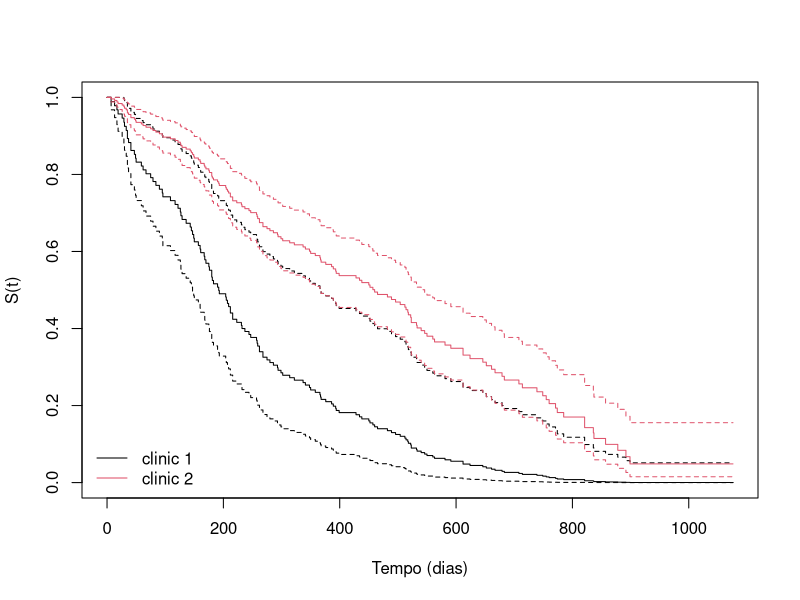
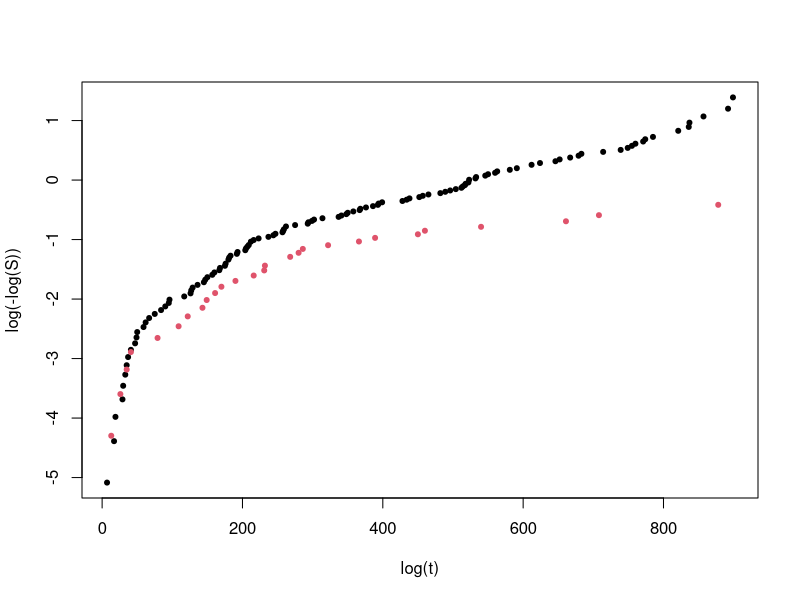
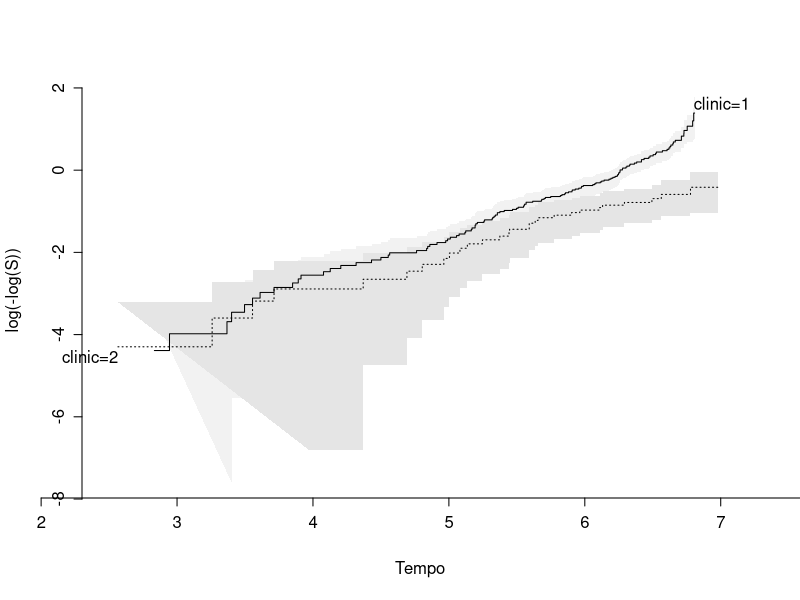
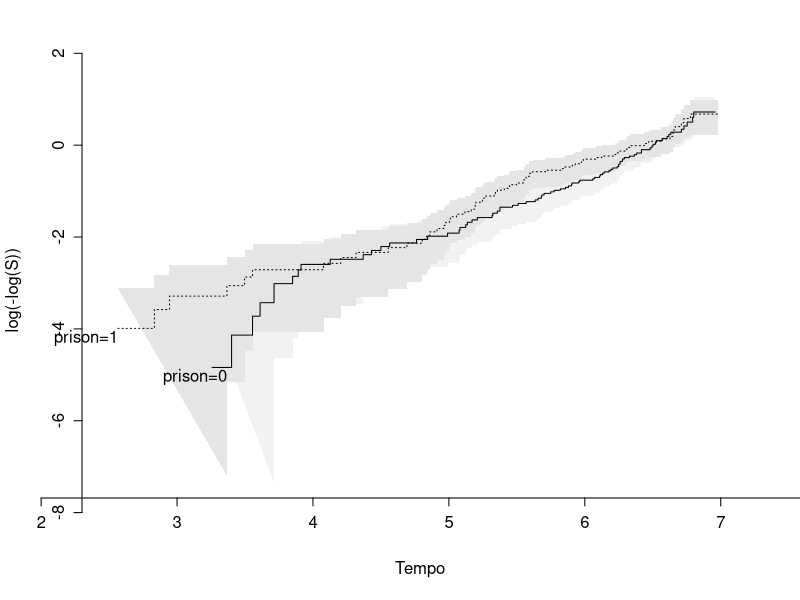
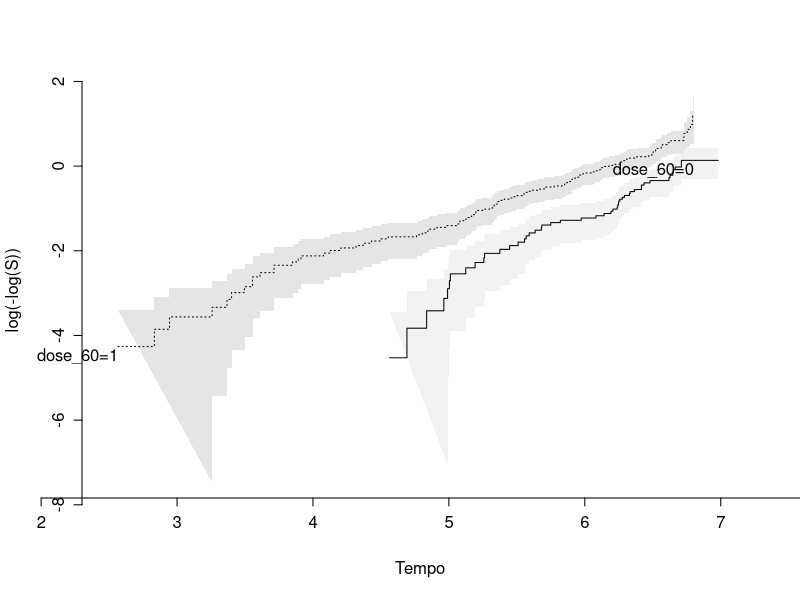
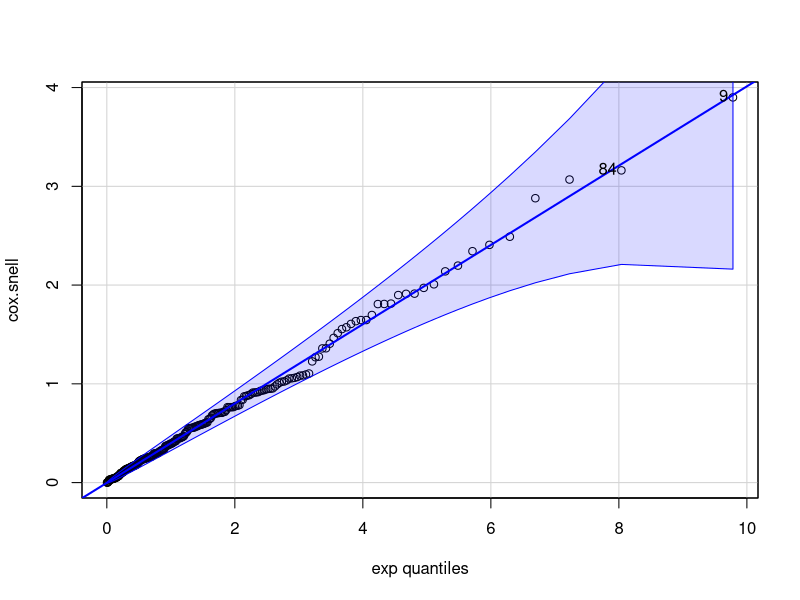
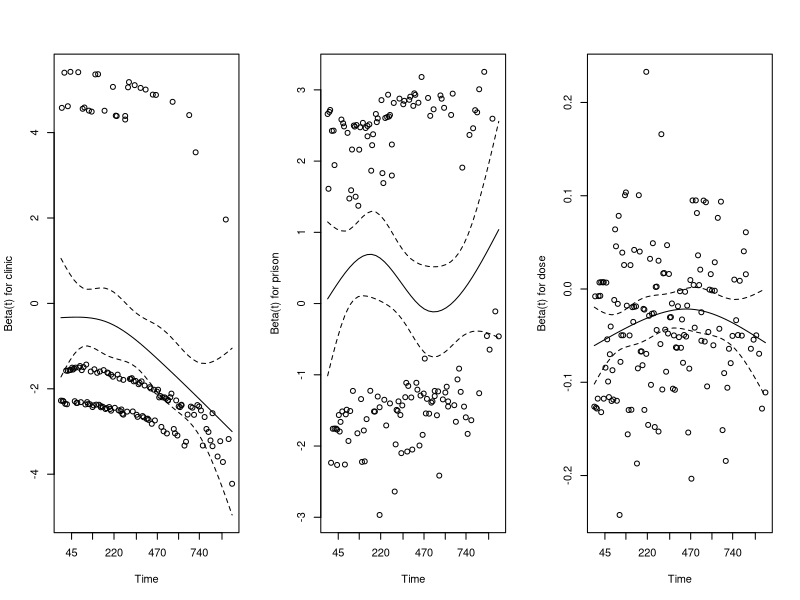

These figures' R source, in order:
## ---- chunk 1
library(survival)
library(readxl)
dados <- read_xlsx("heroina.xlsx", col_names = TRUE )
str(dados)
## ---- chunk 2
sum(complete.cases(dados))
## ---- chunk 3
ajuste1 <- coxph(Surv(survt,status) ~ clinic + prison + dose,
                 ties= "efron", data=dados)
ajuste1
## ---- chunk 4
amostra.dados <- data.frame(clinic = c("1", "2"), prison = rep(0, 2), dose = rep(mean(dados$dose), 2))
amostra.sobr <- survfit(ajuste1, newdata = amostra.dados)
plot(amostra.sobr, col = c(1, 2), conf.int = TRUE,
xlab = "Tempo (dias)", ylab = "S(t)")
legend("bottomleft", bty = "n", lty = 1, col = 1:2,
legend = sprintf("clinic %d", 1:2))
## ---- chunk 5
vic.km.clinica <- survfit(Surv(survt, status) ~ clinic, data = dados)
tabela.vic <- summary(vic.km.clinica)
plot(tabela.vic$time, log(-log(tabela.vic$surv)),
col = tabela.vic$strata, xlab = "log(t)", ylab = "log(-log(S))",
pch = 20) 
## ---- chunk 6
library(rms)
survplot(npsurv(Surv(survt, status) ~ clinic, data = dados),
loglog = TRUE, logt=TRUE, xlab = "Tempo", ylab = "log(-log(S))")
## ---- chunk 7
survplot(npsurv(Surv(survt, status) ~ prison, data = dados),
loglog = TRUE, logt=TRUE, xlab = "Tempo", ylab = "log(-log(S))")
## ---- chunk 8
dados$dose_60 <- as.integer(dados$dose<=60)
survplot(npsurv(Surv(survt, status) ~ dose_60, data = dados),
loglog = TRUE, logt=TRUE, xlab = "Tempo", ylab = "log(-log(S))")
## ---- chunk 9
library(car)
cox.snell <- abs(dados$status - ajuste1$residuals)
qqPlot(cox.snell, dist = "exp", rate = mean(cox.snell))
## ---- chunk 10
cox.zph(ajuste1)
## ---- chunk 11
resid.sch <- cox.zph(ajuste1)
par(mfrow=c(1,3))
plot(resid.sch)
## ---- chunk 12
ajusteCoxE <-coxph(Surv(survt,status) ~ strata(clinic) + prison + dose,
                 ties= "efron", data=dados)
summary(ajusteCoxE)
